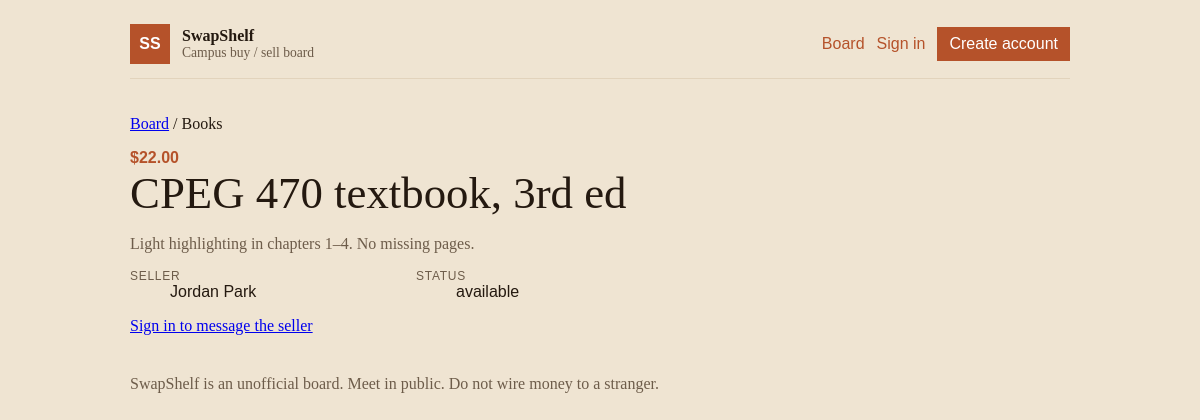
Page /listings/2/ on the committed database.
### market/models.py (models this page shows, shortened)
class Listing(models.Model):
    CATEGORIES = [
        ("books", "Books"),
        ("electronics", "Electronics"),
        ("furniture", "Furniture"),
        ("bikes", "Bikes"),
        ("other", "Other"),
    ]
    owner = models.ForeignKey(User, on_delete=models.CASCADE, related_name="listings")
    title = models.CharField(max_length=120)
    description = models.TextField()
    price = models.DecimalField(max_digits=7, decimal_places=2)
    category = models.CharField(max_length=20, choices=CATEGORIES, default="other")
    status = models.CharField(max_length=12, default="available")
    seller_note = models.TextField(blank=True)
    created_at = models.DateTimeField(auto_now_add=True)
    class Meta:
        ordering = ["-created_at"]

### market/views.py (the view)
# urls.py: path("listings/<int:pk>/", views.listing_detail, name="listing_detail"),
def listing_detail(request, pk):
    listing = get_object_or_404(Listing, pk=pk)
    return render(request, "market/detail.html", {"listing": listing})

### market/templates/market/detail.html (shortened to what this page needs)
{% extends "market/base.html" %}
{% block body %}
<article class="narrow">
  <p class="crumbs"><a href="{% url 'home' %}">Board</a> / {{ listing.get_category_display }}</p>
  <span class="price">${{ listing.price }}</span>
  <h1>{{ listing.title }}</h1>
  <p class="lede">{{ listing.description }}</p>
  <dl class="facts">
    <div><dt>Seller</dt><dd>{{ listing.owner.first_name }} {{ listing.owner.last_name }}</dd></div>
    <div><dt>Status</dt><dd>{{ listing.status }}</dd></div>
  </dl>
  {% if user.is_authenticated %}
    <p><a href="{% url 'start_thread' listing.pk %}">Message seller</a></p>
    <p><a href="{% url 'listing_edit' listing.pk %}">Edit listing</a></p>
    <form method="post" action="{% url 'listing_sold' listing.pk %}">{% csrf_token %}<button type="submit">Mark sold</button></form>
  {% else %}
    <p><a href="{% url 'sign_in' %}">Sign in to message the seller</a></p>
  {% endif %}
</article>
{% endblock %}

### market/static/market/style.css (style rules this page uses)
:root { --ink: #241910; --muted: #6d5c4a; --paper: #f6efe3; --tag: #b5522a; --line: #e2d3bc; }
* { box-sizing: border-box; }
body { margin: 0; background: #efe4d2; color: var(--ink); font-family: Georgia, "Iowan Old Style", serif; }
h1 { font-weight: 500; font-size: clamp(1.8rem, 4vw, 2.8rem); margin: 0 0 8px; }
.lede { color: var(--muted); }
.price { font-family: "Avenir Next", sans-serif; color: var(--tag); font-weight: 700; }
.narrow { max-width: 560px; padding-top: 20px; }
.facts { display: grid; grid-template-columns: 1fr 1fr; gap: 12px; font-family: "Avenir Next", sans-serif; }
.facts dt { color: var(--muted); font-size: 0.75rem; text-transform: uppercase; letter-spacing: 0.06em; }

### rows in the picture
Listing: category "Books", price "22.00", title "CPEG 470 textbook, 3rd ed", description "Light highlighting in chapters 1–4. No missing pages.", owner.first_name "Jordan", owner.last_name "Park", status "available"
